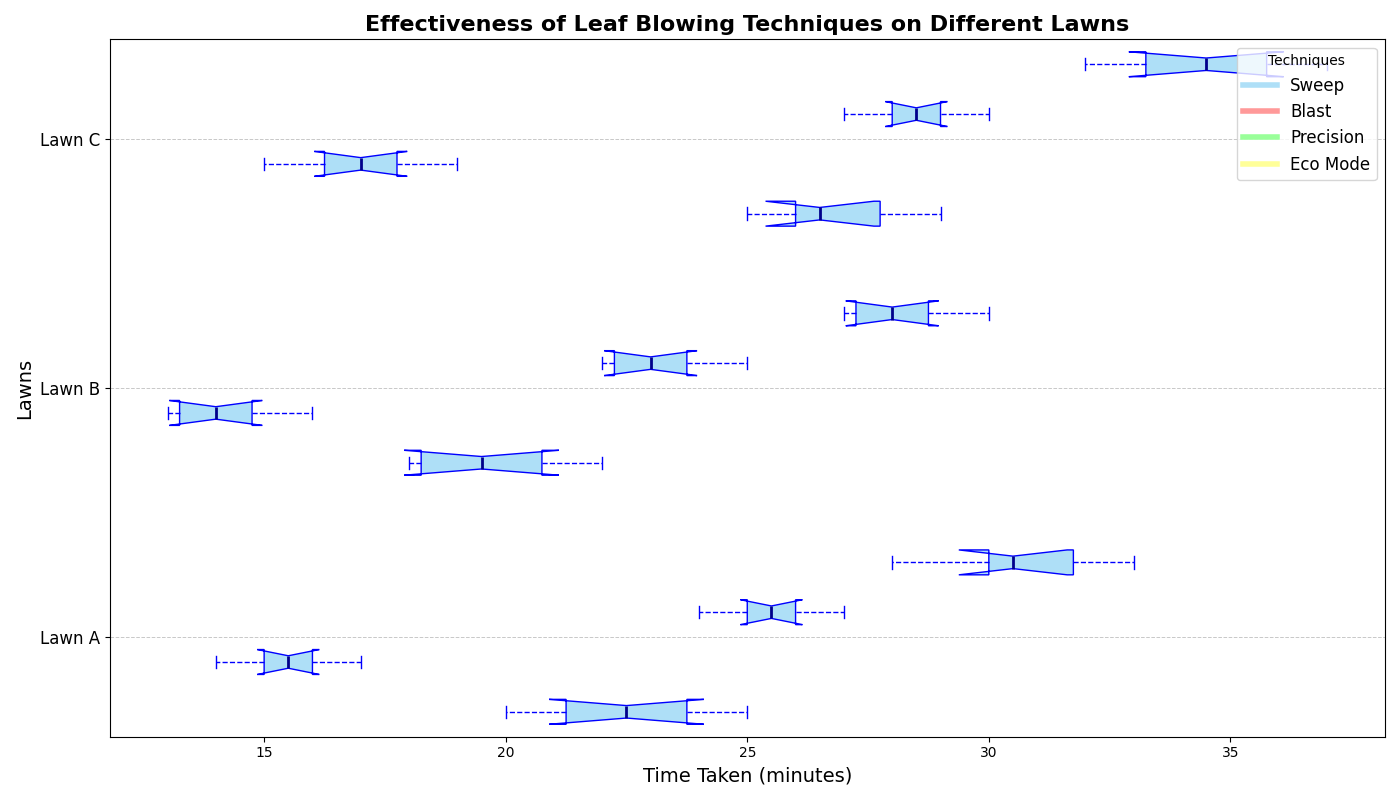

Python code for this plot:
import matplotlib.pyplot as plt

techniques = ['Sweep', 'Blast', 'Precision', 'Eco Mode']
lawns = ['Lawn A', 'Lawn B', 'Lawn C']

sweep_data = [
    [20, 22, 23, 21, 24, 25],
    [18, 20, 18, 21, 19, 22],
    [25, 27, 26, 28, 26, 29]
]

blast_data = [
    [15, 16, 14, 17, 15, 16],
    [14, 13, 15, 14, 13, 16],
    [17, 16, 18, 17, 15, 19]
]

precision_data = [
    [25, 26, 24, 27, 25, 26],
    [23, 22, 24, 23, 22, 25],
    [28, 29, 27, 30, 28, 29]
]

eco_mode_data = [
    [30, 32, 28, 31, 30, 33],
    [28, 27, 29, 28, 27, 30],
    [35, 34, 32, 36, 33, 37]
]

box_data = [
    sweep_data[0], blast_data[0], precision_data[0], eco_mode_data[0],
    sweep_data[1], blast_data[1], precision_data[1], eco_mode_data[1],
    sweep_data[2], blast_data[2], precision_data[2], eco_mode_data[2]
]

positions = [1, 2, 3, 4, 6, 7, 8, 9, 11, 12, 13, 14]

fig, ax = plt.subplots(figsize=(14, 8))

boxprops = dict(facecolor='#AEDFF7', color='blue')
whiskerprops = dict(color='blue', linestyle='--')
capprops = dict(color='blue')
flierprops = dict(markerfacecolor='red', marker='o', markersize=8, linestyle='none')
medianprops = dict(color='darkblue', linewidth=2)

ax.boxplot(box_data, positions=positions, patch_artist=True, notch=True,
           boxprops=boxprops, whiskerprops=whiskerprops,
           capprops=capprops, flierprops=flierprops,
           medianprops=medianprops, vert=False)

ax.set_yticks([2.5, 7.5, 12.5])
ax.set_yticklabels(lawns, fontsize=12)
ax.set_ylabel("Lawns", fontsize=14)
ax.set_xlabel("Time Taken (minutes)", fontsize=14)

plt.title("Effectiveness of Leaf Blowing Techniques on Different Lawns", fontsize=16, fontweight='bold')
ax.yaxis.grid(True, linestyle='--', linewidth=0.7, alpha=0.7)

colors = ['#AEDFF7', '#FF9999', '#99FF99', '#FFFF99']
patches = [plt.Line2D([0], [0], color=color, lw=4) for color in colors]
plt.legend(patches, techniques, loc='upper right', fontsize=12, title="Techniques")

plt.tight_layout()
plt.show()
